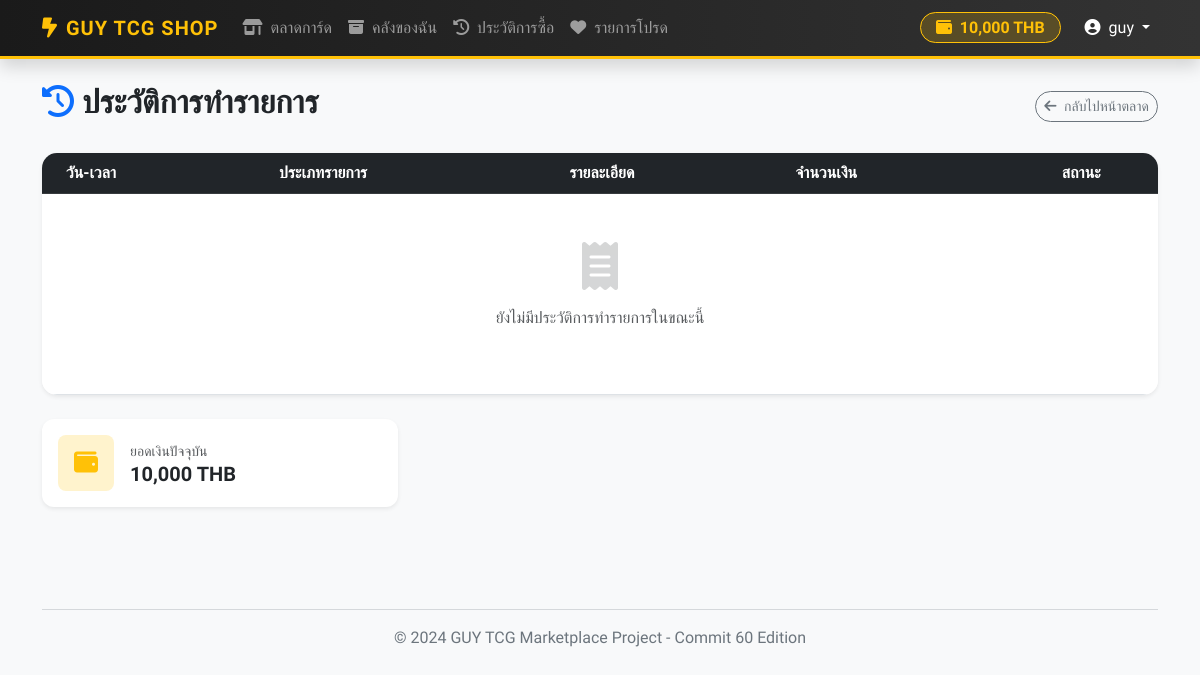
The app's page /history (signed in), older data.
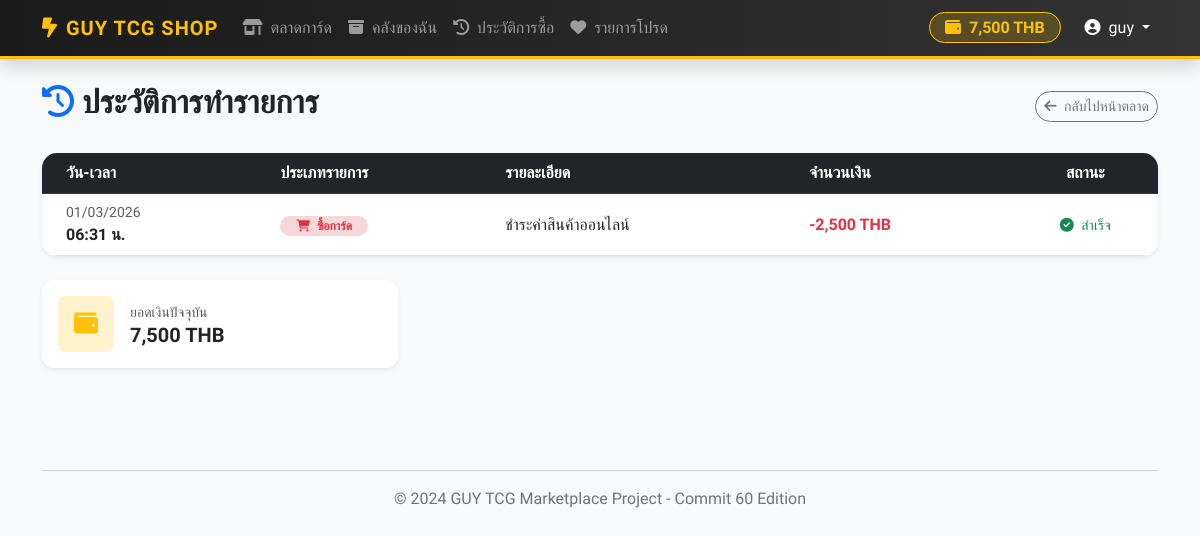
The same page, newer data.
### app.py (models this page shows)
class User(UserMixin, db.Model):
    id = db.Column(db.Integer, primary_key=True)
    username = db.Column(db.String(50), unique=True, nullable=False)
    password = db.Column(db.String(50), nullable=False)
    balance = db.Column(db.Integer, default=10000)
    cards = db.relationship('Card', backref='owner', lazy=True)

class Transaction(db.Model):
    id = db.Column(db.Integer, primary_key=True)
    user_id = db.Column(db.Integer, db.ForeignKey('user.id'))
    amount = db.Column(db.Integer)
    type = db.Column(db.String(20)) # 'buy' หรือ 'topup'
    date = db.Column(db.DateTime, default=db.func.now())

### app.py (the view)
@app.route('/history')
@login_required
def history():
    txs = Transaction.query.filter_by(user_id=current_user.id).order_by(Transaction.date.desc()).all()
    return render_template('history.html', transactions=txs)

### app.py (called while the page is built)
@login_manager.user_loader
def load_user(user_id):
    return User.query.get(int(user_id))

### templates/history.html
{% extends "base.html" %}
{% block content %}
<div class="container mt-4">
    <div class="d-flex justify-content-between align-items-center mb-4">
        <h2 class="fw-bold"><i class="fa-solid fa-clock-rotate-left text-primary me-2"></i>ประวัติการทำรายการ</h2>
        <a href="/" class="btn btn-outline-secondary btn-sm rounded-pill">
            <i class="fa-solid fa-arrow-left me-1"></i> กลับไปหน้าตลาด
        </a>
    </div>
    <div class="card shadow-sm border-0" style="border-radius: 15px; overflow: hidden;">
        <div class="table-responsive">
            <table class="table table-hover align-middle mb-0">
                <thead class="table-dark">
                    <tr>
                        <th class="ps-4">วัน-เวลา</th>
                        <th>ประเภทรายการ</th>
                        <th>รายละเอียด</th>
                        <th>จำนวนเงิน</th>
                        <th class="text-center">สถานะ</th>
                    </tr>
                </thead>
                <tbody>
                    {% for tx in transactions %}
                    <tr>
                        <td class="ps-4">
                            <div class="small text-muted">{{ tx.date.strftime('%d/%m/%Y') }}</div>
                            <div class="fw-bold">{{ tx.date.strftime('%H:%M น.') }}</div>
                        </td>
                        <td>
                            {% if tx.type == 'buy' %}
                                <span class="badge bg-danger-subtle text-danger px-3 rounded-pill">
                                    <i class="fa-solid fa-cart-shopping me-1"></i> ซื้อการ์ด
                                </span>
                            {% elif tx.type == 'topup' %}
                                <span class="badge bg-success-subtle text-success px-3 rounded-pill">
                                    <i class="fa-solid fa-money-bill-wave me-1"></i> เติมเงิน
                                </span>
                            {% else %}
                                <span class="badge bg-secondary-subtle text-secondary px-3 rounded-pill">
                                    {{ tx.type }}
                                </span>
                            {% endif %}
                        </td>
                        <td>
                            {% if tx.type == 'buy' %}
                                <span class="text-dark">ชำระค่าสินค้าออนไลน์</span>
                            {% else %}
                                <span class="text-dark">เติมเงินเข้า Wallet</span>
                            {% endif %}
                        </td>
                        <td>
                            <span class="fw-bold {{ 'text-danger' if tx.type == 'buy' else 'text-success' }}">
                                {{ '-' if tx.type == 'buy' else '+' }}{{ "{:,}".format(tx.amount) }} THB
                            </span>
                        </td>
                        <td class="text-center">
                            <span class="text-success small"><i class="fa-solid fa-circle-check me-1"></i> สำเร็จ</span>
                        </td>
                    </tr>
                    {% else %}
                    <tr>
                        <td colspan="5" class="text-center py-5 text-muted">
                            <i class="fa-solid fa-receipt fa-3x mb-3 opacity-25"></i>
                            <p>ยังไม่มีประวัติการทำรายการในขณะนี้</p>
                        </td>
                    </tr>
                    {% endfor %}
                </tbody>
            </table>
        </div>
    </div>
    <div class="row mt-4">
        <div class="col-md-4">
            <div class="card bg-white border-0 shadow-sm p-3 mb-3" style="border-radius: 12px;">
                <div class="d-flex align-items-center">
                    <div class="icon-box bg-warning-subtle text-warning p-3 rounded-3 me-3">
                        <i class="fa-solid fa-wallet fa-xl"></i>
                    </div>
                    <div>
                        <div class="text-muted small">ยอดเงินปัจจุบัน</div>
                        <div class="h5 fw-bold mb-0 text-dark">{{ "{:,}".format(current_user.balance) }} THB</div>
                    </div>
                </div>
            </div>
        </div>
    </div>
</div>
{% endblock %}

### templates/base.html (shortened to what this page needs)
<!DOCTYPE html>
<html lang="th">
<head>
    <link href="https://cdn.jsdelivr.net/npm/bootstrap@5.3.0/dist/css/bootstrap.min.css" rel="stylesheet">
    <link rel="stylesheet" href="https://cdnjs.cloudflare.com/ajax/libs/font-awesome/6.4.0/css/all.min.css">
</head>
<body>
    <nav class="navbar navbar-expand-lg navbar-dark sticky-top shadow">
        <div class="container">
            <a class="navbar-brand" href="/">
                <i class="fa-solid fa-bolt-lightning me-2"></i>GUY TCG SHOP
            </a>
            <div class="collapse navbar-collapse" id="navbarNav">
                <ul class="navbar-nav me-auto">
                    <li class="nav-item">
                        <a class="nav-link" href="/"><i class="fa-solid fa-shop me-1"></i> ตลาดการ์ด</a>
                    </li>
                    {% if current_user.is_authenticated %}
                    <li class="nav-item">
                        <a class="nav-link" href="/inventory"><i class="fa-solid fa-box-archive me-1"></i> คลังของฉัน</a>
                    </li>
                    <li class="nav-item">
                        <a class="nav-link" href="/history"><i class="fa-solid fa-clock-rotate-left me-1"></i> ประวัติการซื้อ</a>
                    </li>
                    <li class="nav-item">
                        <a class="nav-link" href="/wishlist"><i class="fa-solid fa-heart me-1"></i> รายการโปรด</a>
                    </li>
                    {% endif %}
                </ul>
                <div class="navbar-nav align-items-center">
                    {% if current_user.is_authenticated %}
                        <div class="nav-item me-3">
                            <span class="balance-badge">
                                <i class="fa-solid fa-wallet me-1"></i> {{ "{:,}".format(current_user.balance) }} THB
                            </span>
                        </div>
                        <li class="nav-item dropdown">
                            <a class="nav-link dropdown-toggle text-white" href="#" role="button" data-bs-toggle="dropdown">
                                <i class="fa-solid fa-user-circle me-1"></i> {{ current_user.username }}
                            </a>
                        </li>
                    {% else %}
                        <li class="nav-item">
                            <a class="btn btn-outline-warning btn-sm px-4 rounded-pill" href="/login">เข้าสู่ระบบ</a>
                        </li>
                    {% endif %}
                </div>
            </div>
        </div>
    </nav>
    <main>
        {% block content %}{% endblock %}
    </main>
    <footer class="footer">
        <div class="container">
            <hr>
            <p>&copy; 2024 GUY TCG Marketplace Project - Commit 60 Edition</p>
        </div>
    </footer>
</body>
</html>

### templates/base.html (style rules this page uses)
body { font-family: 'Kanit', sans-serif; background-color: #f8f9fa; }
.navbar { background: linear-gradient(90deg, #1a1a1a 0%, #333333 100%); border-bottom: 3px solid #ffc107; }
.navbar-brand { font-weight: 700; color: #ffc107 !important; letter-spacing: 1px; }
.nav-link { font-weight: 400; transition: 0.3s; }
.balance-badge { background-color: rgba(255, 193, 7, 0.2); border: 1px solid #ffc107; color: #ffc107; border-radius: 20px; padding: 5px 15px; font-weight: 600; }
.footer { margin-top: 50px; padding: 20px; text-align: center; color: #6c757d; }

Row changes from the older to the newer data that the page shows:
changed User "guy": balance "10,000" → "7,500"
added Transaction: date "01/03/2026", date "06:31 น.", shows "ซื้อการ์ด", shows "ชำระค่าสินค้าออนไลน์", type "-", amount "2,500"
Text that changed along with them:
text no longer shown: "ยังไม่มีประวัติการทำรายการในขณะนี้"
